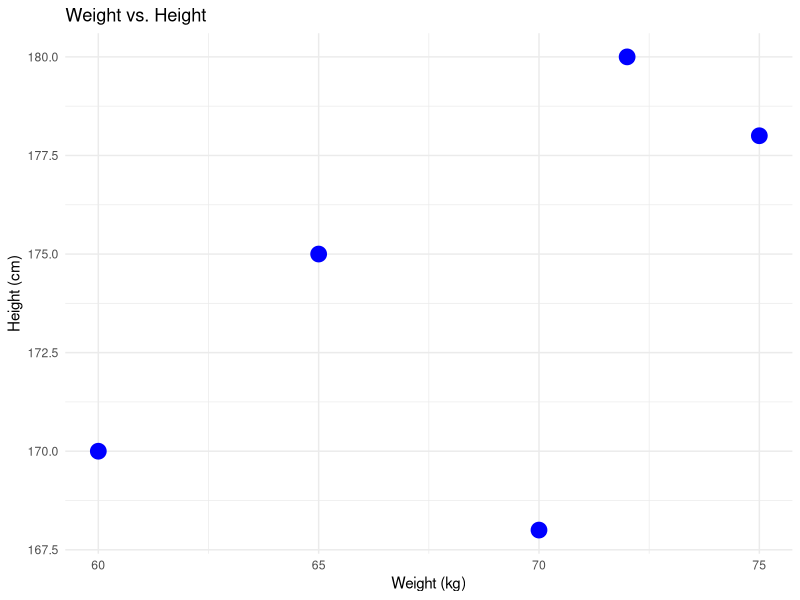

This chart was generated by the following R code:
library(ggplot2)
weight_height_data <- data.frame(
  Weight = c(60, 65, 70, 72, 75),
  Height = c(170, 175, 168, 180, 178)
)
ggplot(weight_height_data, aes(x = Weight, y = Height)) +
  geom_point(color = "blue", size = 5) +
  labs(title = "Weight vs. Height",
       x = "Weight (kg)",
       y = "Height (cm)") +
  theme_minimal()
